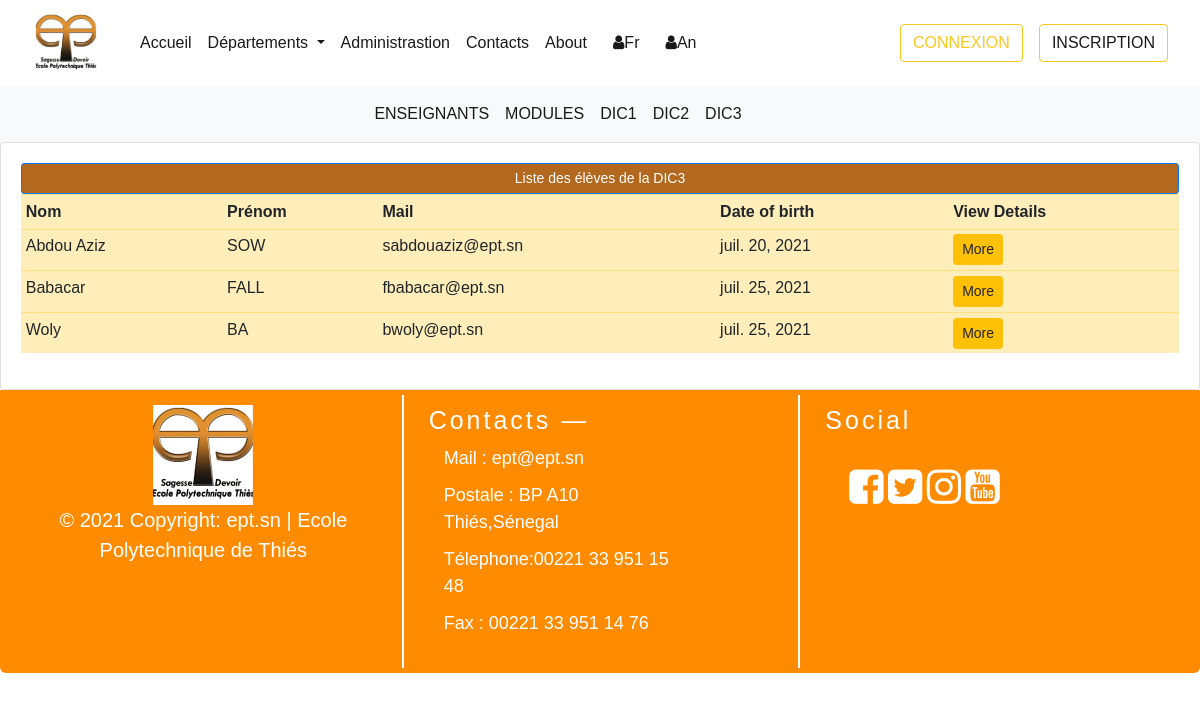
The page /fr/departements/meca/dic3 on the database its author committed.
### departements/models.py (models this page shows, shortened)
class Utilisateur(models.Model):  # COMM0N
    first_name = models.CharField(max_length=300, null=True)
    last_name = models.CharField(max_length=300, null=True)
    mail_user =  models.EmailField(max_length=300, null= True)
    class Meta:
        abstract = True

class EtudiantModel(Utilisateur):  # STUDENT
    CATEGORY = (
            ('GIT', 'GIT'),
            ('GEM', 'GEM'),
            ('GC', 'GC'),
            ('AERO', 'AERO'),
            ('TC', 'TC')
        )
    LEVEL = (
            ('TC1', 'TC1'),
            ('TC2', 'TC2'),
            ('DIC1', 'DIC1'),
            ('DIC2', 'DIC2'),
            ('DIC3', 'DIC3')
        )
    date_of_birth = models.DateField(null=True)
    place_of_birth = models.CharField(max_length=300, null=True)
    depart = models.CharField(max_length = 200, null = True, choices = CATEGORY)
    ma_classe = models.CharField(max_length = 200, null = True, choices = LEVEL )
    class Meta :
        verbose_name = "Etudiant"

### departements/views.py (the view)
# urls.py: path("departements/meca/dic3", dic3_meca, name = "dic3_meca"),
def dic3_meca(request):
    students = EtudiantModel.objects.filter(ma_classe = 'DIC3').filter(depart = 'GEM')
    context = {'students': students, "classe" : "DIC3"}
    return render(request, "departements/dept_meca/dic3.html", context)

### templates/departements/dept_meca/dic3.html (shortened to what this page needs)
{% extends "home/base.html" %}
{% block content %}
{% include 'departements/dept_meca/menu_nav_dep_meca.html' %}
<div class="container">
    <div class="row">
        <div class="col-md-12">
            <div class="card card-body">
                <span class="btn btn-primary btn-sm btn-block" style="background-color:#b2681e;">Liste des élèves de la {{classe}} </span>
                <table class="table table-sm table-warning">
                    <tr>
                        <th>Nom</th>
                        <th>Prénom</th>
                        <th>Mail</th>
                        <th>Date of birth</th>
                        <th>View Details</th>
                    </tr>
                    {% for student in students %}
                        <tr>
                            <td>{{ student.first_name }}</td>
                            <td>{{ student.last_name |upper }}</td>
                            <td>{{ student.mail_user }}</td>
                            <td>{{ student.date_of_birth }}</td>
                            <td><a class="btn btn-sm btn-warning" href="{% url 'dic3meca_details' student.id %}">More</a></td>
                        </tr>
                    {% endfor%}
                </table>
            </div>
        </div>
    </div>
{% endblock %}

### templates/home/connexion.html (style rules this page uses)
body { font-family: Arial, Helvetica, sans-serif; }

### rows shown on the page
EtudiantModel: first_name "Abdou Aziz", last_name "SOW", mail_user "sabdouaziz@ept.sn", date_of_birth "juil. 20, 2021"
EtudiantModel: first_name "Babacar", last_name "FALL", mail_user "fbabacar@ept.sn", date_of_birth "juil. 25, 2021"
EtudiantModel: first_name "Woly", last_name "BA", mail_user "bwoly@ept.sn", date_of_birth "juil. 25, 2021"

### other values the page prints
{{ classe }} "DIC3"
